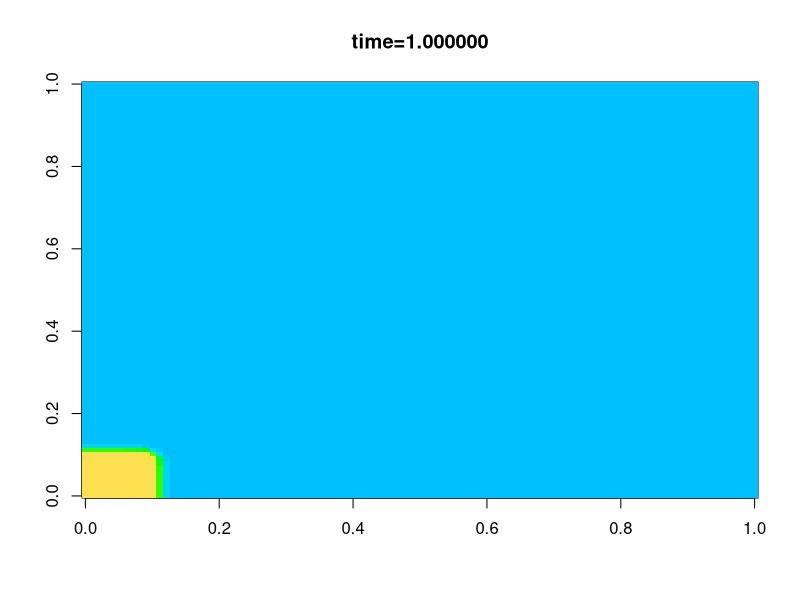
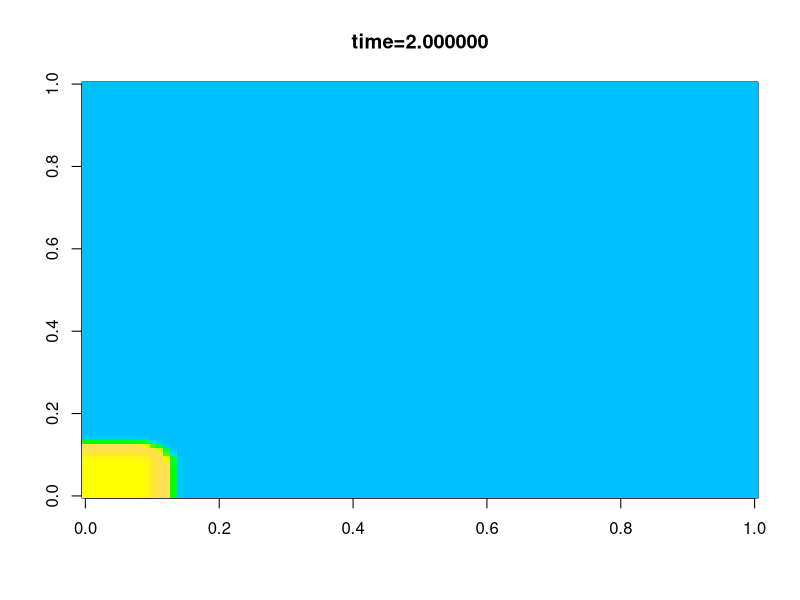
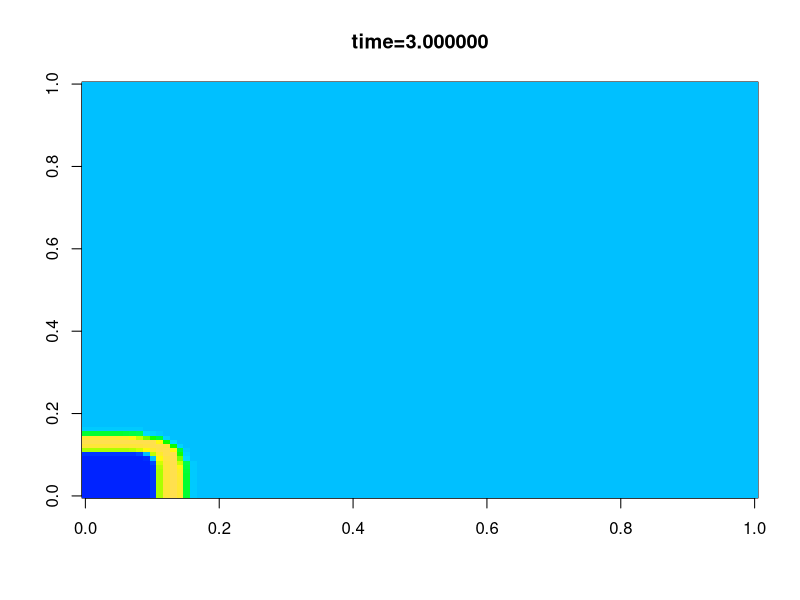
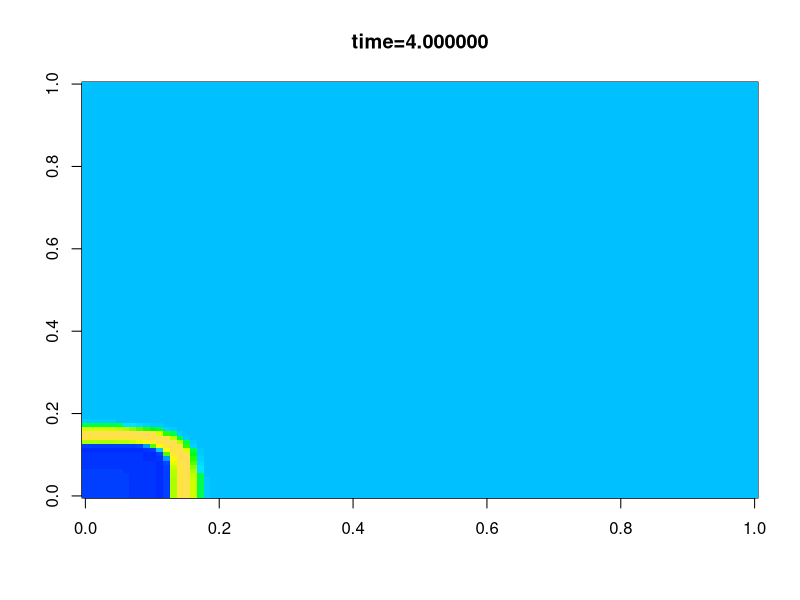
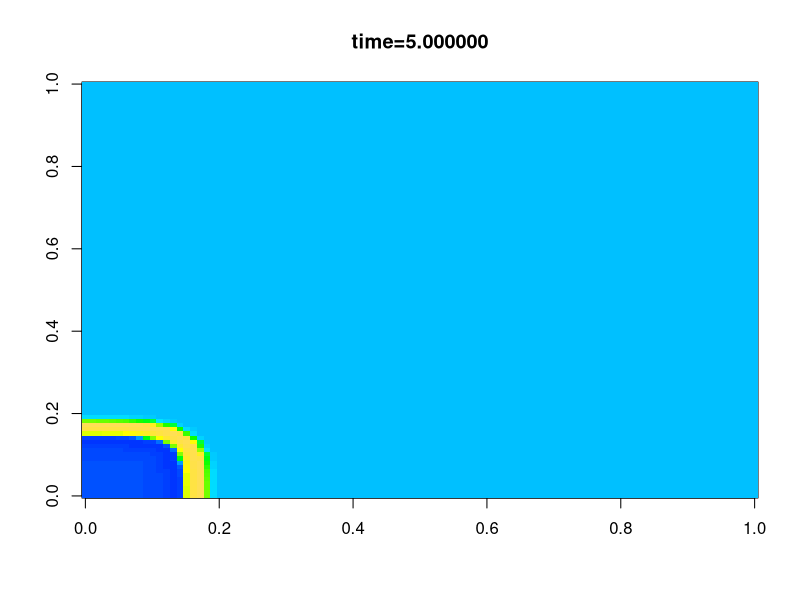
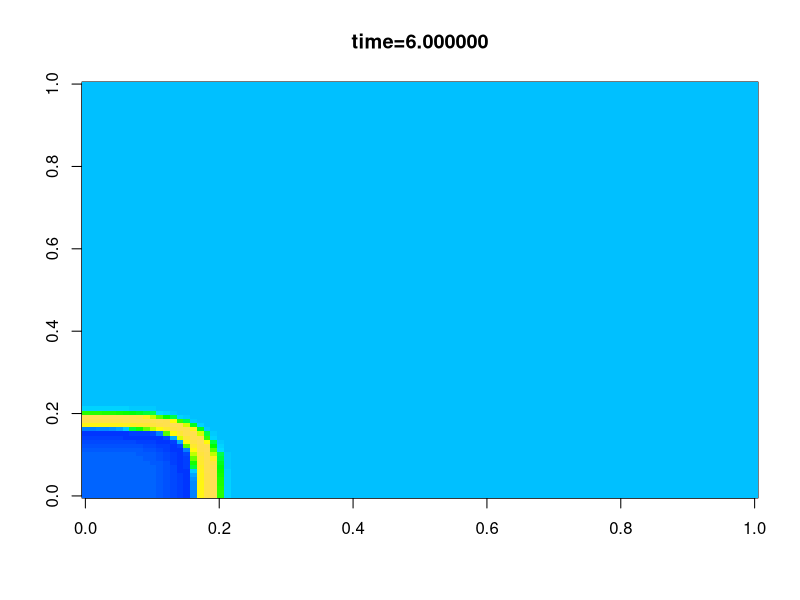
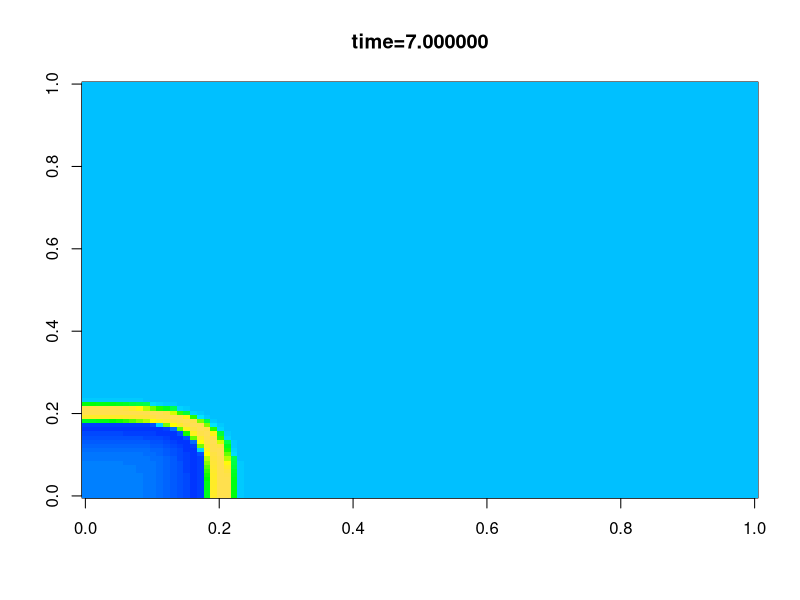
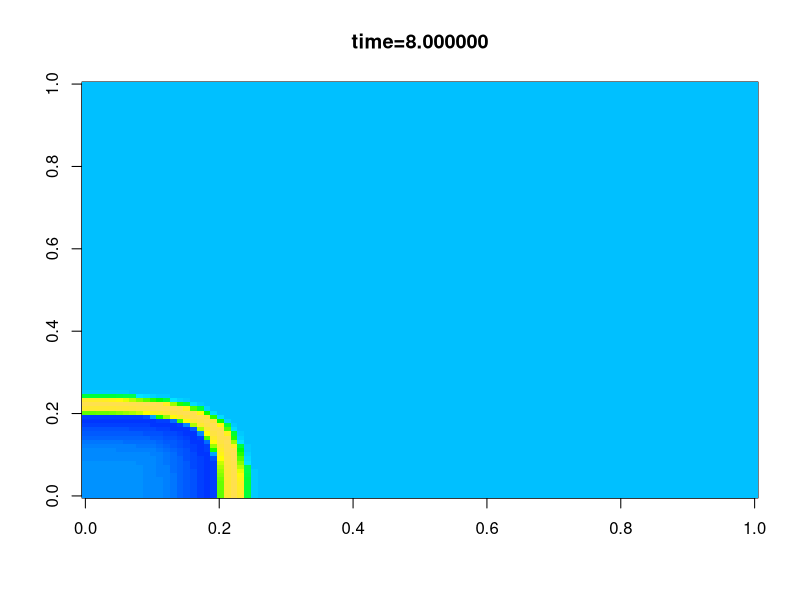

Write R code to recreate these figures, in order.
#
# numerically solve FitzHugh-Nagumo equations on a 1D line with no flux boundaries
#    dv/dt = r*v*(1-v/K)*(v/a-1) - b*w + I0 + D v_{xx}
#    dw/dt = ep*(v-w)
#

# set parameters
# --------------
dt     = 0.05        # time step
Nt     = 1500       # number of time steps

dx     = 1.0        # space space
Nx     = 100        # number of space steps
D      = 1.0        # diffusion coefficient
p      = D*dt/dx^2  # fraction jumping left and right one cell per time step

r     = 0.1         # low v decay rate
K     = 1.0         # carrying capacity
a     = 0.1         # threshold
v0    = 0.5         # initial condition at left edge

ep    = 0.005       # recovery rate (inverse time scale)
b     = 1           # rate w lowers v
I0    = 0           # input current

tplot  = 20         # output time steps 
framepause = 0.1  # time to pause between plots

#  dv/dt = fv(v,w)
#  dw/dt = fw(v,w)
#
fv=function(v,w) r*v*(1-v/K)*(v/a-1) - b*w + I0
fw=function(v,w) ep*(v-w)

# initialize storage for solution 
#--------------------------------
v   = numeric(Nx)
w   = numeric(Nx)

vnew = numeric(Nx)
wnew = numeric(Nx)

# time and space variables
#
t   = (0:Nt)*dt
x  = ((1:Nx)-0.5)*dx


# set initial conditions
# ----------------------
v   =matrix(0,Nx,Nx)
vnew=matrix(0,Nx,Nx)
v[1:10,1:10]=v0
#v[1,1:Nx]=v0

w    = matrix(0,Nx,Nx)
wnew = matrix(0,Nx,Nx)

# initilize matrix corresponding to the diffusion operator -- no flux conditions
#
Adiff = matrix(0,Nx,Nx)
Adiff[1,1]   = -p
Adiff[1,2]   =  p
Adiff[Nx,Nx-1] =  p
Adiff[Nx,Nx]   = -p

for (j in 2:(Nx-1) ){

  Adiff[j,j-1] =    p
  Adiff[j,j  ] = -2*p
  Adiff[j,j+1] =    p
}




# run simulation
# --------------

for (n in 1:Nt){
  
  # update
  #
  vnew = v + fv(v,w) + (Adiff %*% v) + (v %*% Adiff)
  wnew = w + fw(v,w)

  # replace (v,w) with the new values
  #
  v=vnew
  w=wnew
  
  
  # make a plot of the solution
  #
  if(n %% tplot == 0) {
  
    image(v,zlim=c(-0.5,1.2),col=topo.colors(100),main=sprintf('time=%f',n*dt))
    #persp(v,zlim=c(-0.5,1.2))

    # pause
    #
    Sys.sleep(framepause)

  }
  
}  # end loop in time

